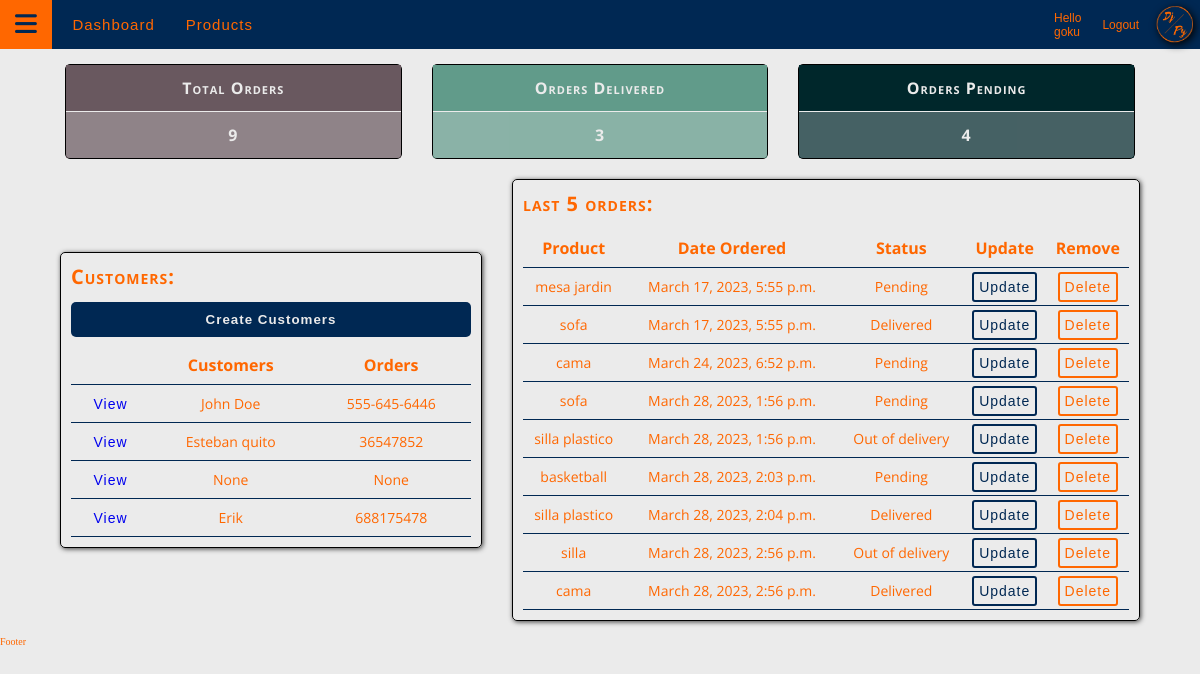
The app's page / (signed in) with its own data.
### accounts/models.py (models this page shows, shortened)
class Customer(models.Model):
    user = models.OneToOneField(User, null=True, blank=True, on_delete=models.CASCADE)
    name = models.CharField(max_length=200, null=True)
    phone = models.CharField(max_length=200, null=True)
    email = models.CharField(max_length=200, null=True)
    profile_pic = models.ImageField(default="profile1.png", null=True, blank=True)
    date_created = models.DateTimeField(auto_now_add=True, null=True)

class Order(models.Model):
    STATUS = (
        ('Pending', 'Pending'),
        ('Out of delivery', 'Out of delivery'),
        ('Delivered', 'Delivered')
    )
    customer = models.ForeignKey(Customer, null=True, on_delete= models.SET_NULL)
    product = models.ForeignKey(Product, null=True, on_delete= models.SET_NULL)
    date_created = models.DateTimeField(auto_now_add=True, null=True)
    status = models.CharField(max_length=100, null=True, choices=STATUS)
    note = models.CharField(max_length=100, null=True)

class Product(models.Model):
    CATEGORY = (
        ('Indoor', 'Indoor'),
        ('Out Door', 'Out Door')
    )
    name = models.CharField(max_length=100, null=True)
    price = models.FloatField(null=True)
    category = models.CharField(max_length=100, null=True, choices=CATEGORY)
    description = models.CharField(max_length=200, null=True, blank=True)
    date_created = models.DateTimeField(auto_now_add=True, null=True)
    tags = models.ManyToManyField(Tag)
    def __str__(self):
        return self.name

### accounts/decorators.py (the view)
    def wrapper_function(request, *args, **kwargs):
        group = None
        if request.user.groups.exists():
            group = request.user.groups.all()[0].name
        if group == 'customer':
            return redirect('user-page')
        if group == 'admin':
            return view_func(request, *args, **kwargs)

### accounts/views.py (called while the page is built)
@login_required(login_url='loginPage')
@admin_only
def home(request):
    orders = Order.objects.all()
    customers = Customer.objects.all()
    total_customers = customers.count()
    total_orders = orders.count()
    delivered = orders.filter(status='Delivered').count()
    pending = orders.filter(status='Pending').count()
    context = {'orders': orders, 'customers': customers, 'total_orders': total_orders, 'delivered': delivered, 'pending': pending, 'total_customers': total_customers}
    return render(request, 'accounts/dashboard.html', context);

### accounts/templates/accounts/dashboard.html (shortened to what this page needs)
{% extends 'accounts/main.html' %}
{% block content %}
{% include 'accounts/status.html' %}
<main class="dashboard-container">
    <section class="customers">
        <h5 class="acc-title">Customers:</h5>
        <div class="customers-section">
            <a href="#"><button type="button"   class="co-btn">Create Customers</button></a>
            <table class="co-table">
                <tr>
                    <th></th>
                    <th>Customers</th>
                    <th>Orders</th>
                </tr>
                {% for customer in customers %}
                    <tr>
                        <td><a href="{% url 'customers' customer.id %}" class="btn">View</a></td>
                        <td>{{ customer.name }}</td>
                        <td>{{ customer.phone }}</td>
                    </tr>
                {% endfor %}
            </table>
        </div>
    </section>
    <section class="orders">
        <h5 class="acc-title">last 5 orders:</h5>
        <div class="orders-section">
            <table class="co-table">
                <tr>
                    <th>Product</th>
                    <th>Date Ordered</th>
                    <th>Status</th>
                    <th>Update</th>
                    <th>Remove</th>
                </tr>
                {% for order in orders %}
                    <tr>
                        <td>{{ order.product }}</td>
                        <td>{{ order.date_created }}</td>
                        <td>{{ order.status }}</td>
                        <td><a class="btn btn-info" href="{% url 'update_order' order.id %}">Update</a></td>
                        <td><a class="btn btn-danger" href="{% url 'delete_order' order.id %}">Delete</a></td>
                    </tr>
                {% endfor %}
            </table>
        </div>
    </section>
</main>
{% endblock  %}

### accounts/templates/accounts/navbar.html (shortened to what this page needs)
{% load static %}
<nav class="main_navbar">
    <span>
        <i class="fa-solid fa-bars"></i>
    </span>
    <div class="nav-links">
        <ul class="links-list">
            {% if request.user.is_staff %}
            <li class="list-item">
                <a href="{% url 'home' %}">Dashboard</a>
            </li>
            <li class="list-item">
                <a href="{% url 'products' %}">Products</a>
            </li>
            {% else %}
            <li class="list-item">
                <a href="{% url 'account' %}">Settings</a>
            </li>
            {% endif %}
        </ul>
    </div>
    <div class="user-links">
        <ul class="user_links-list">
            <li class="user_list-item">Hello {{request.user}}</li>
            <li class="user_list-item"><a href="{% url 'logoutPage' %}">Logout</a></li>
        </ul>
    </div>
    <figure class="logo">
        <img src="{% static 'accounts/images/logodjpy.webp' %}" alt="Project_Logo">
    </figure>
</nav>

### accounts/static/accounts/css/style.css (style rules this page uses)
:root { --title: 'Open Sans', Arial, Helvetica, sans-serif; --text: 'Merriweather Sans', Arial, Helvetica, sans-serif; --mainTransition: all 0.3s linear; --mainLightBlue: rgba(58, 110, 165, 1); --mainBlue: rgba(0, 40, 83, 1); --mainSilver: rgba(192, 192, 192, 1); --mainLightSilver: rgba(235, 235, 235, 1); --sdnOrange: rgba(255, 103, 0, 1); --fCard: rgba(105, 88, 95, 1); --sCard: rgba(97, 155, 138, 1); --tCard: rgba(0, 39, 43, 1); --mainSpacing: .1rem; }
html { font-size: 62.5%; box-sizing: border-box; scroll-behavior: smooth; }
* { margin: 0; padding: 0; box-sizing: border-box; }
img { display: block; max-width: 100%; object-fit: contain; }
h1, h2, h3, h4, h5, h6 { font-family: var(--title); }
p, a, li, label, input, legend { font-family: var(--text); }
body { background-color: var(--mainLightSilver); color: var(--sdnOrange); }
.main_navbar { position: relative; display: flex; justify-content: space-around; align-items: center; width: 100%; background-color: var(--mainBlue); gap: .5rem; }
.main_navbar i { padding: .6rem 1.5rem; font-size: 2.5rem; cursor: pointer; color: var(--mainBlue); }
.main_navbar span { padding: .6rem 0; background-color: var(--sdnOrange); }
.nav-links { width: 100%; display: flex; align-items: center; }
.links-list { position: absolute; top: 0; left: -100%; padding: 0; display: flex; justify-content: space-between; flex-grow: 1; transition: var(--mainTransition); }
.user_links-list { margin: 0 1rem; display: flex; gap: 1.5rem; align-items: center; }
.user_list-item, .user_list-item a { list-style-type: none; text-decoration: none; color: var(--sdnOrange); font-size: 1.2rem; }
.logo { margin-right: .5rem; width: 5rem; }
@media screen and (min-width: 768px) { .links-list { position: relative; left: 0; justify-content: flex-start; } }
.list-item { list-style-type: none; padding: 1.55rem; }
.list-item a { text-decoration: none; font-size: 1.5rem; letter-spacing: var(--mainSpacing); color: var(--sdnOrange); }
.dashboard-container { margin: 1.5rem auto; display: flex; flex-direction: column; justify-content: center; align-items: center; width: 90vw; max-width: 110rem; gap: 1rem; }
.customers, .orders { display: flex; flex-direction: column; width: 100%; padding: 1rem; border: .1rem solid #000; border-radius: .5rem; box-shadow: .1rem .1rem .5rem #3f3f3f; }
.acc-title { font-variant: small-caps; font-size: 2rem; letter-spacing: var(--mainSpacing); margin-bottom: 1.2rem; }
.co-btn { width: 100%; padding: 1rem 1.5rem; border-radius: .5rem; border: none; background-color: var(--mainBlue); color: var(--mainLightSilver); letter-spacing: var(--mainSpacing); font-weight: 700; margin-bottom: 1rem; cursor: pointer; }
.co-table { width: 100%; font-family: var(--title); text-align: center; border-collapse: collapse; }
.co-table tr { height: 3.8rem; border-bottom: .1rem solid var(--mainBlue); }
@media screen and (min-width: 1024px) { .dashboard-container { flex-direction: row; gap: 3rem; } }
@media screen and (min-width: 1024px) { .customers { flex: 0 0 calc(40% - 1rem); } }
@media screen and (min-width: 1024px) { .co-table th { font-size: 1.6rem; } }
@media screen and (min-width: 1024px) { .co-table td { font-size: 1.4rem; } }
.cust-btn, .btn { margin: .5rem 0; padding: .5rem; background-color: inherit; cursor: pointer; letter-spacing: var(--mainSpacing); transition: var(--mainTransition); border-radius: .3rem; text-decoration: none; }
.blue, .btn-info { color: var(--mainBlue); border: .2rem solid var(--mainBlue); }
.orange, .btn-danger { color: var(--sdnOrange); border: .2rem solid var(--sdnOrange); }
figure img { width: 5rem; border-radius: 1rem; filter: drop-shadow( .2rem .2rem .4rem rgba(0, 0, 0,1)); }

### records on screen
Customer: name "John Doe", phone "555-645-6446"
Customer: name "Esteban quito", phone "36547852"
Customer: name "None", phone "None"
Customer: name "Erik", phone "688175478"
Order: product "mesa jardin", date_created "March 17, 2023, 5:55 p.m.", status "Pending"
Order: product "sofa", date_created "March 17, 2023, 5:55 p.m.", status "Delivered"
Order: product "cama", date_created "March 24, 2023, 6:52 p.m.", status "Pending"
Order: product "sofa", date_created "March 28, 2023, 1:56 p.m.", status "Pending"
Order: product "silla plastico", date_created "March 28, 2023, 1:56 p.m.", status "Out of delivery"
Order: product "basketball", date_created "March 28, 2023, 2:03 p.m.", status "Pending"
Order: product "silla plastico", date_created "March 28, 2023, 2:04 p.m.", status "Delivered"
Order: product "silla", date_created "March 28, 2023, 2:56 p.m.", status "Out of delivery"
Order: product "cama", date_created "March 28, 2023, 2:56 p.m.", status "Delivered"

### other values on screen
{{ request.user }} "goku"
{{ total_orders }} "9"
{{ delivered }} "3"
{{ pending }} "4"
